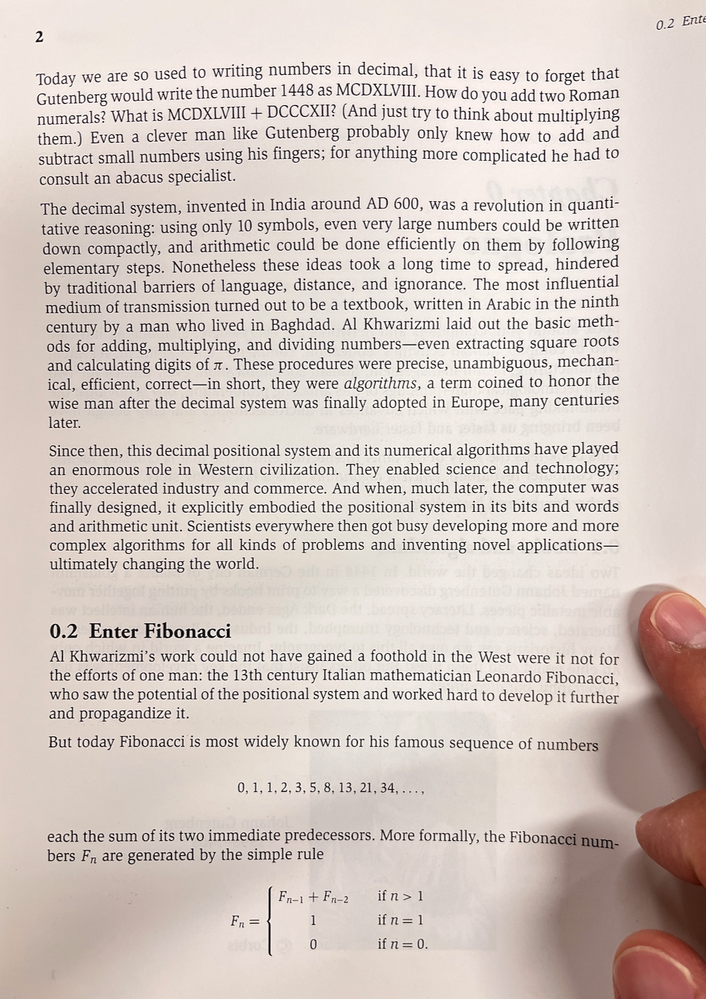
#> input picture test_image1.png, 706 x 999 px, shrunk from 1094 x 1548 before the run; its folder holds only this picture in this run
$ python image_extract_tool.py test_image1.png
#> lines starting #> are read from the running program, lines starting #| are printed output that depends on the picture; after the words box and inside, x2 and y2 are one past the last pixel; in counts of white or black regions, pixels touching at a corner belong together
import cv2
import numpy as np
import os
import argparse # Import argparse for command-line arguments

def extract_illustrations(image_path, output_dir="extracted_illustrations", min_area_ratio=0.01, max_area_ratio=0.5, aspect_ratio_range=(0.2, 5.0)):
    """
    Tries to extract illustrations from an image based on contour analysis.

    Args:
        image_path (str): Path to the input image.
        output_dir (str): Directory to save extracted illustrations.
        min_area_ratio (float): Minimum area of a contour (as ratio of total image area) to be considered an illustration.
        max_area_ratio (float): Maximum area of a contour (as ratio of total image area) to be considered an illustration.
        aspect_ratio_range (tuple): Min and max aspect ratio (width/height) for a contour.
    """
#> called with image_path = 'test_image1.png', output_dir = 'extracted_illustrations', min_area_ratio = 0.005, max_area_ratio = 0.4, aspect_ratio_range = (0.3, 3)
    if not os.path.exists(image_path): # Check if input image path is valid early
        print(f"Error: Input image '{image_path}' not found.")
        return

    if not os.path.exists(output_dir):
        os.makedirs(output_dir)

    original_image = cv2.imread(image_path)
#> original_image is the input picture: shape (999, 706, 3); mean B, G, R 192.4, 198.6, 210.2
    if original_image is None:
        print(f"Error: Could not read image at {image_path}. It might be corrupted or not an image file.")
        return

    img_height, img_width = original_image.shape[:2]
#> img_height = 999; img_width = 706
    total_image_area = img_height * img_width
#> total_image_area = 705294

    # 1. Preprocessing
    gray = cv2.cvtColor(original_image, cv2.COLOR_BGR2GRAY)
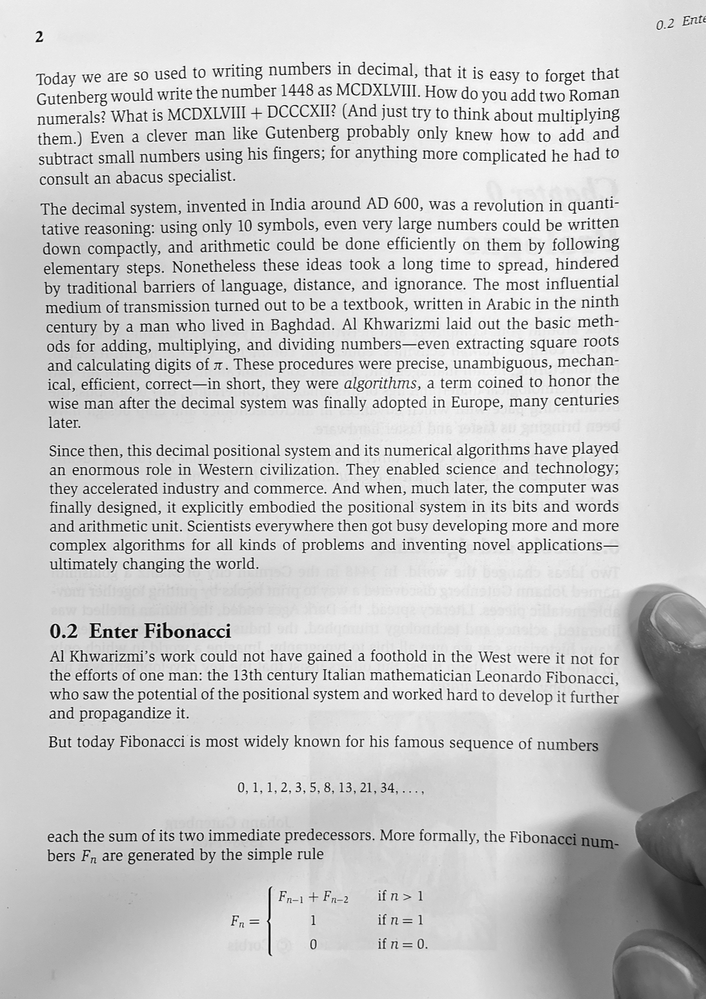
#> gray: shape (999, 706); min 0, max 255, mean 201.3
    blurred = cv2.GaussianBlur(gray, (5, 5), 0)
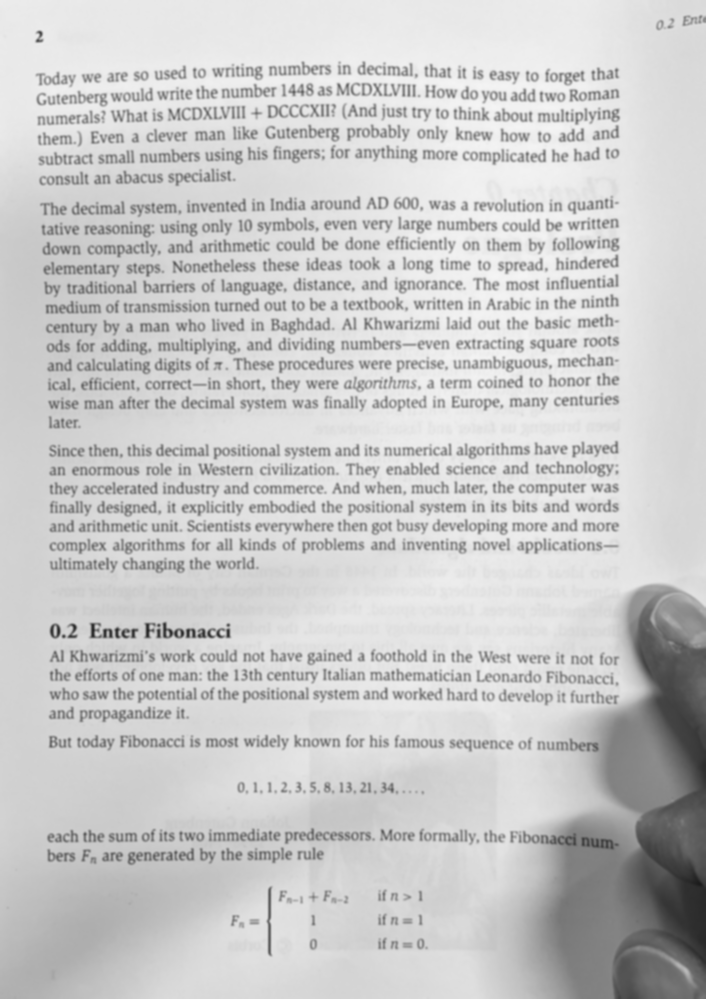
#> blurred: shape (999, 706); min 28, max 245, mean 201.3

    # 2. Edge detection or Thresholding
    thresh = cv2.adaptiveThreshold(blurred, 255, cv2.ADAPTIVE_THRESH_GAUSSIAN_C,
                                   cv2.THRESH_BINARY_INV, 11, 2)
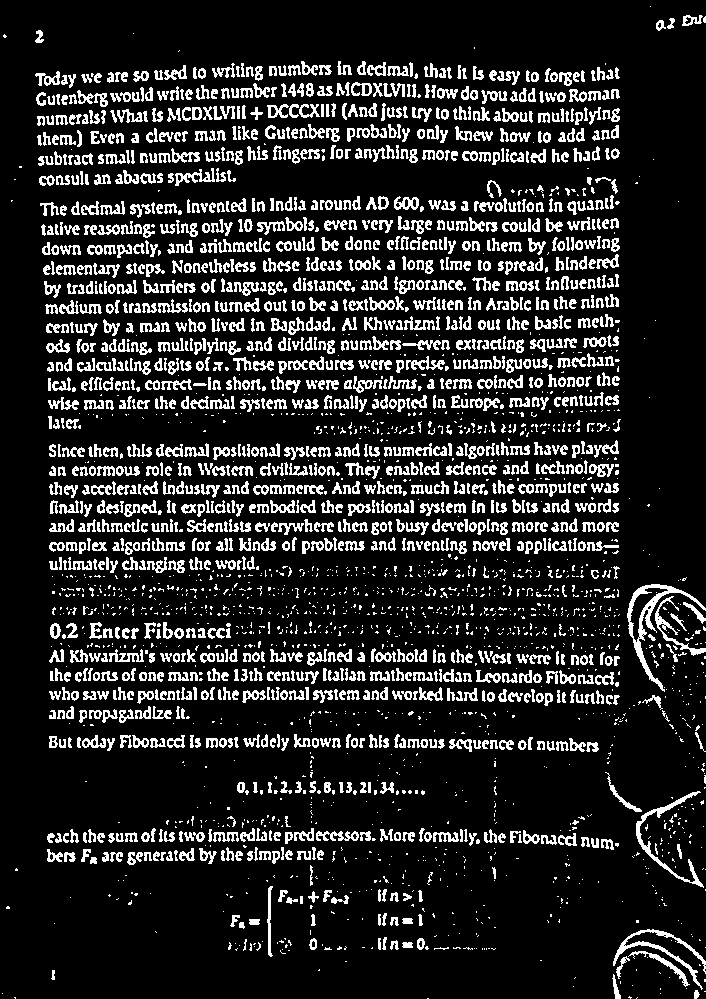
#> thresh: shape (999, 706); 15.3% white in thin lines or dots
    kernel = np.ones((3,3), np.uint8)
    morphed = cv2.morphologyEx(thresh, cv2.MORPH_CLOSE, kernel, iterations=2)
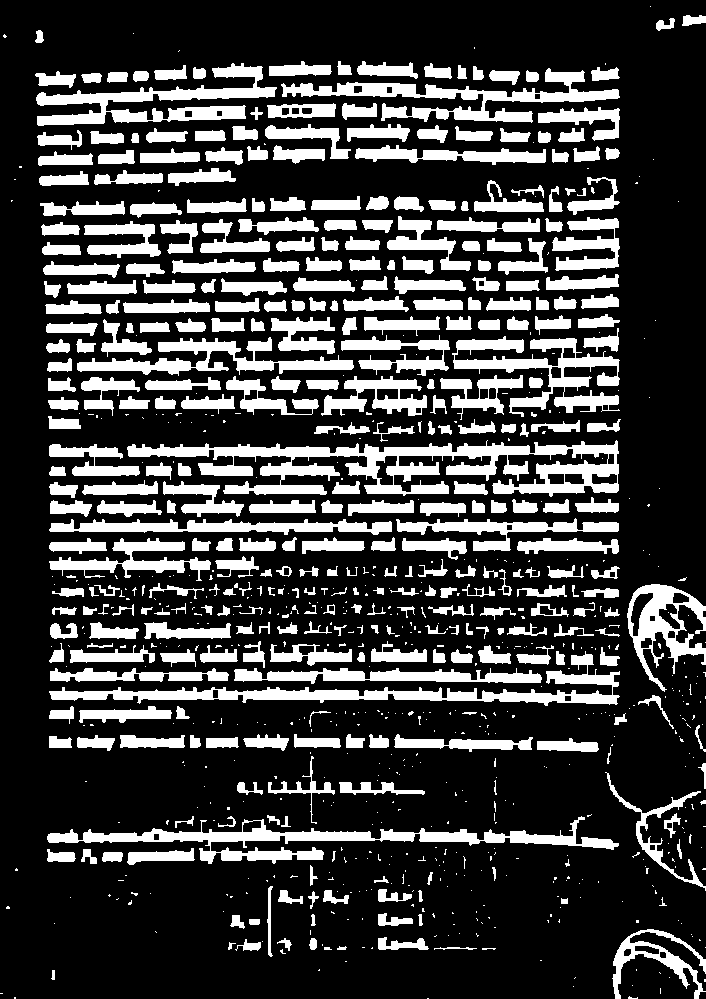
#> morphed: shape (999, 706); 24.3% white; 863 white regions (495 under 20 px), largest, box (x1, y1, x2, y2) and area: (127, 440, 619, 497) 11822, (47, 816, 619, 864) 6601, (49, 651, 620, 706) 6194
    morphed = cv2.morphologyEx(morphed, cv2.MORPH_OPEN, kernel, iterations=1)
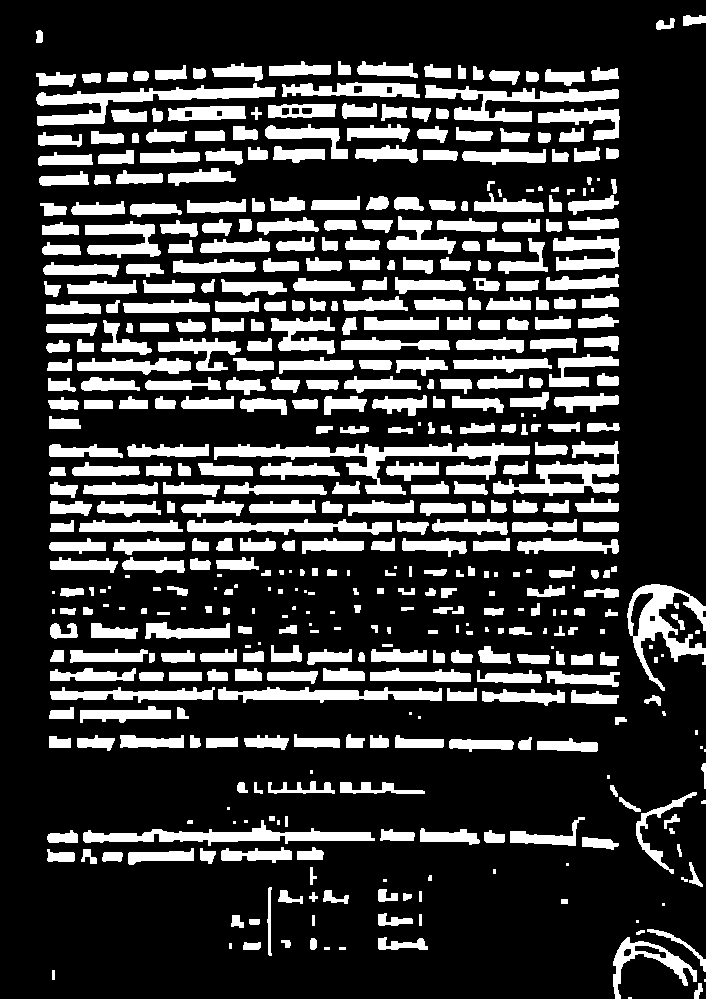
#> morphed: shape (999, 706); 23.1% white; 504 white regions (59 under 20 px)

    # 3. Find Contours
    contours, hierarchy = cv2.findContours(morphed, cv2.RETR_EXTERNAL, cv2.CHAIN_APPROX_SIMPLE)
#> contours = 504 contours, 87 with area under 20; largest, box (x1, y1, x2, y2) and area: (214, 443, 530, 495) 3859, (627, 584, 706, 691) 2956, (36, 83, 276, 126) 2784, (493, 441, 619, 496) 2678, (83, 820, 375, 846) 2414

    illustration_boxes = []

    for contour in contours:
        # 4. Filter Contours
        area = cv2.contourArea(contour)
        x, y, w, h = cv2.boundingRect(contour)

        if not (min_area_ratio * total_image_area < area < max_area_ratio * total_image_area):
            continue

        if h == 0: continue
        aspect_ratio = w / h
        if not (aspect_ratio_range[0] < aspect_ratio < aspect_ratio_range[1]):
            continue

        illustration_boxes.append((x, y, w, h))
#> this loop made 504 passes
#> (area, x, y, w, h) on passes 2, 8, 9: (62.5, 694, 983, 9, 16), (103.5, 243, 942, 18, 8), (40.5, 281, 940, 10, 8)
#> after the loop, illustration_boxes = []

    if not illustration_boxes:
        print("No potential illustrations found based on current criteria.")
        return

    illustration_boxes.sort(key=lambda b: (b[1], b[0]))

    # 6. Crop and Save
    count = 1
    for (x, y, w, h) in illustration_boxes:
        padding = 5
        x_start = max(0, x - padding)
        y_start = max(0, y - padding)
        x_end = min(img_width, x + w + padding)
        y_end = min(img_height, y + h + padding)

        cropped_illustration = original_image[y_start:y_end, x_start:x_end]

        if cropped_illustration.size == 0:
            print(f"Warning: Empty crop for box {(x,y,w,h)}")
            continue

        output_filename = os.path.join(output_dir, f"{count}.png")
        try:
            cv2.imwrite(output_filename, cropped_illustration)
            print(f"Saved: {output_filename}")
            count += 1
            if count > 100:
                break
        except Exception as e:
            print(f"Error saving {output_filename}: {e}")

    if count == 1 and illustration_boxes: # Check if boxes were found but none saved
         print("No illustrations were saved after filtering and sorting, though potential boxes were found.")
    elif count == 1: # No boxes found at all
        pass # Message already printed earlier


# --- How to use ---
if __name__ == "__main__":
    # Setup command-line argument parsing
    parser = argparse.ArgumentParser(description="Extract illustrations from an image.")
    parser.add_argument("image_path", type=str, help="Path to the input image file.")
    parser.add_argument("--output_dir", type=str, default="extracted_illustrations", help="Directory to save extracted illustrations (default: extracted_illustrations).")
    parser.add_argument("--min_area", type=float, default=0.005, help="Minimum area ratio for an illustration (default: 0.005).")
    parser.add_argument("--max_area", type=float, default=0.4, help="Maximum area ratio for an illustration (default: 0.4).")
    parser.add_argument("--min_aspect", type=float, default=0.3, help="Minimum aspect ratio (width/height) for an illustration (default: 0.3).")
    parser.add_argument("--max_aspect", type=float, default=3.0, help="Maximum aspect ratio (width/height) for an illustration (default: 3.0).")

    args = parser.parse_args()

    extract_illustrations(
        args.image_path,
        output_dir=args.output_dir,
        min_area_ratio=args.min_area,
        max_area_ratio=args.max_area,
        aspect_ratio_range=(args.min_aspect, args.max_aspect)
    )
    print(f"Extraction process complete. Check the '{args.output_dir}' folder.")
